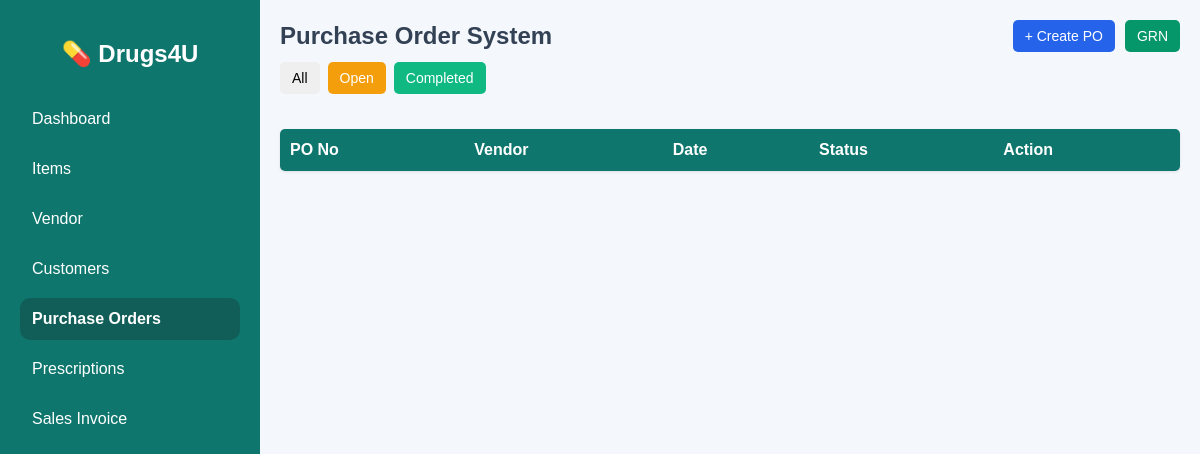
/purchase_order.php?status=OPEN, run on an earlier commit of the app's database.
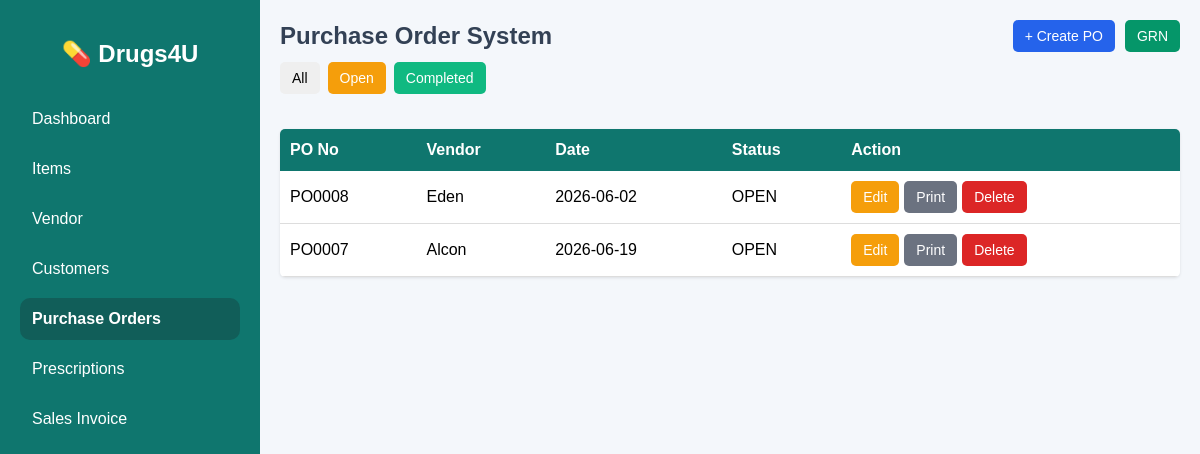
And on a later commit of the database.
### tables this page shows
CREATE TABLE `purchase_order` (
  `po_id` int(11) NOT NULL,
  `po_no` varchar(20) DEFAULT NULL,
  `vendor_id` varchar(20) DEFAULT NULL,
  `vendor_name` varchar(150) DEFAULT NULL,
  `po_date` date DEFAULT NULL,
  `created_at` timestamp NOT NULL DEFAULT current_timestamp(),
  `status` varchar(20) DEFAULT NULL
);

### purchase_order.php (the view, shortened to what this page needs)
<?php
include 'connection.php';
function runQuery($conn, $sql){
    $result = mysqli_query($conn, $sql);
    return $result;
}
$status = strtoupper($_GET['status'] ?? 'ALL');
if($status == 'OPEN'){
    $po_list = runQuery($conn,"
        SELECT *
        FROM purchase_order
        WHERE UPPER(status)='OPEN'
        ORDER BY po_id DESC
    ");
}
else{
    $po_list = runQuery($conn,"
        SELECT *
        FROM purchase_order
        ORDER BY po_id DESC
    ");
}
?>
<!DOCTYPE html>
<html lang="en">
<head>
</head>
<body>
<div class="wrapper">
    <div class="sidebar">
        <h2>💊 Drugs4U</h2>
        <a href="dashboard.php">Dashboard</a>
        <a href="item.php">Items</a>
	    <a href="vendor.php">Vendor</a>
        <a href="customer_list.php">Customers</a>
        <a href="purchase_order.php" class="active">Purchase Orders</a>
        <a href="prescription_list.php">Prescriptions</a>
	<a href="sales_invoice.php">Sales Invoice</a>
    </div>
    <div class="main-content">
<div class="top-bar">
    <h2>Purchase Order System</h2>
    <div class="action-buttons">
        <button class="po-btn" onclick="openPO()">+ Create PO</button>
        <button class="grn-btn" onclick="openGRN()">GRN</button>
    </div>
</div>
<div class="filter-bar">
    <a href="?status=ALL"><button>All</button></a>
    <a href="?status=OPEN"><button style="background:#f59e0b;color:#fff;">Open</button></a>
    <a href="?status=COMPLETED"><button style="background:#10b981;color:#fff;">Completed</button></a>
</div>
<div class="container">
    <div class="table-responsive">
        <table>
            <tr>
                <th>PO No</th>
                <th>Vendor</th>
                <th>Date</th>
                <th>Status</th>
                <th>Action</th>
            </tr>
            <?php while($po=mysqli_fetch_assoc($po_list)){ ?>
            <tr>
                <td><?= $po['po_no'] ?></td>
                <td><?= $po['vendor_name'] ?></td>
                <td><?= $po['po_date'] ?></td>
                <td><?= $po['status'] ?></td>
                <td>
                    <div class="action-cell">
                        <a href="?edit_po=<?= $po['po_no'] ?>"><button class="edit-btn">Edit</button></a>
                        <a href="print_po.php?po_no=<?= urlencode($po['po_no']) ?>" target="_blank"><button class="print-btn" type="button">Print</button></a>
                        <a href="?delete_po=<?= $po['po_no'] ?>" onclick="return confirm('Delete PO?')"><button class="del-btn">Delete</button></a>
                    </div>
                </td>
            </tr>
            <?php } ?>
        </table>
    </div>
</div>
</div>
</div>
</body>
</html>

What changed in the data, as far as the page shows it:
added purchase_order: po_no "PO0008", vendor_name "Eden", po_date "2026-06-02", status "OPEN"
added purchase_order: po_no "PO0007", vendor_name "Alcon", po_date "2026-06-19", status "OPEN"
